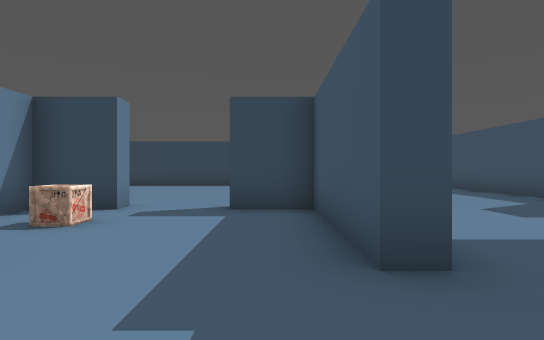
view 1 (above)

16 first-person views from a walk through a 3-D level made in the Unity game engine. The camera is 1.4 m above the floor, looks level and sees 80° across. Doors are open. The floor is counted in squares, 2 m on a side. Each view is taken from the middle of a square. On the plan, view 1 faces up. The plan holds only what a view shows up to about 10 squares ahead; the rest is blank. The place goes on beyond the plan. Some animated figures are left out.

view 2
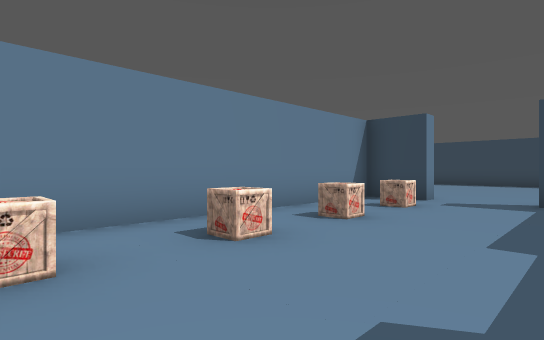

view 3
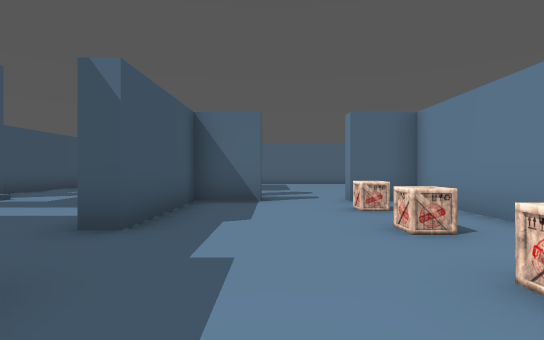

view 4
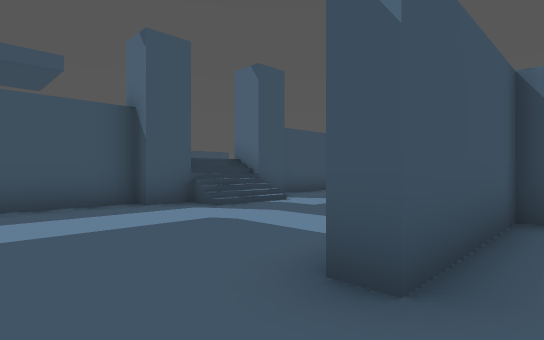

view 5
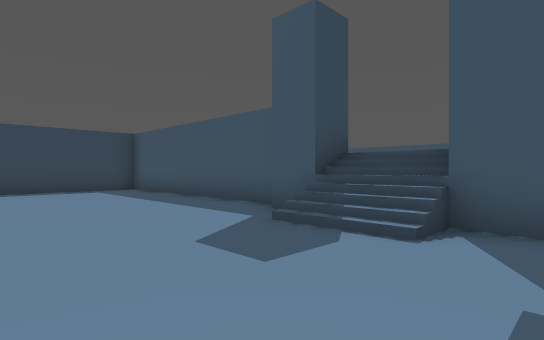

view 6
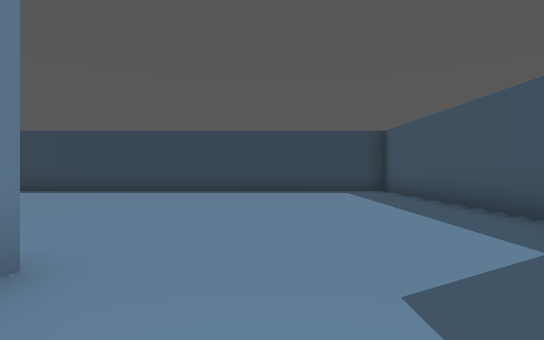

view 7
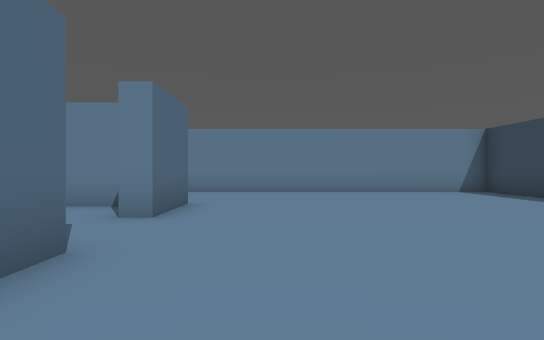

view 8
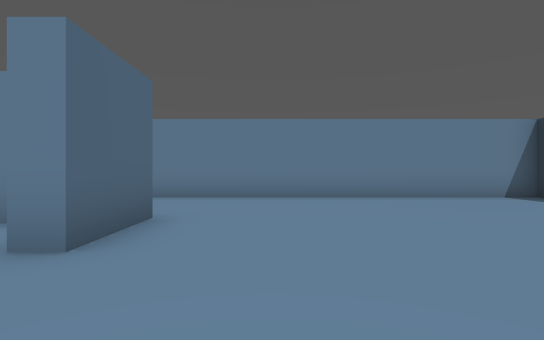

view 9
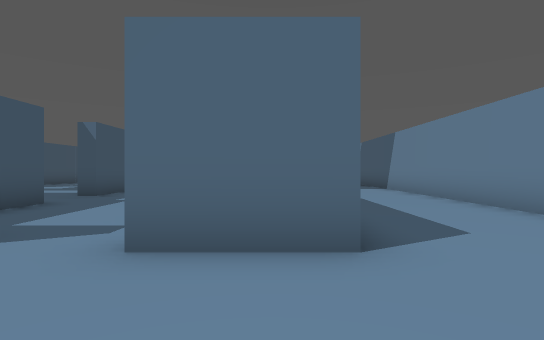

view 10
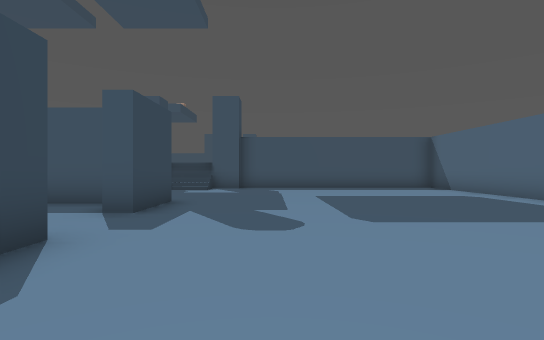

view 11
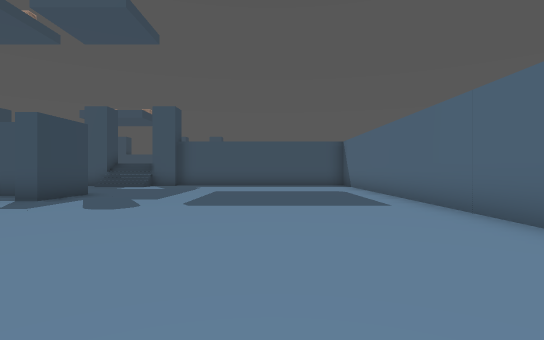

view 12
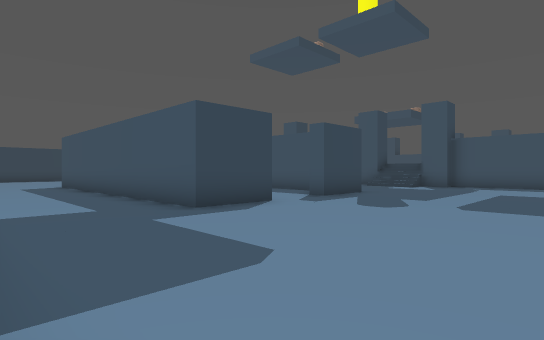

view 13
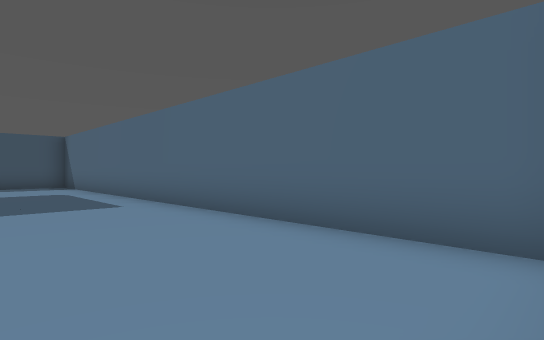

view 14
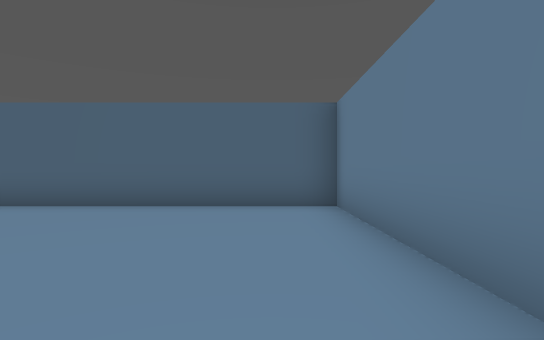

view 15
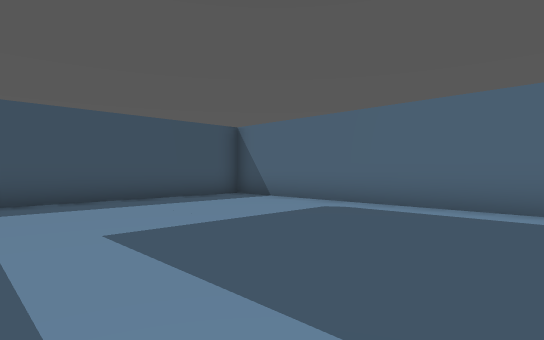

view 16
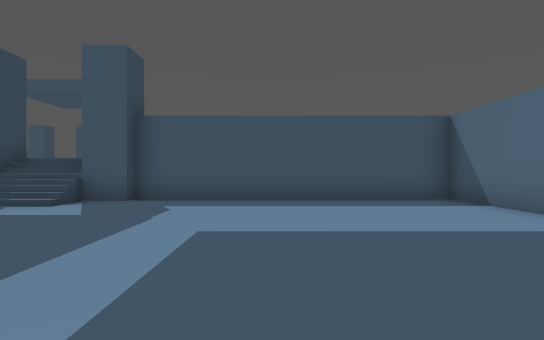

### Floor plan
Points are (right, up) in squares from view 1. A wall is a line through its corners. A room is listed if a view was taken in it or the views show most of it. See-through windows are left out.
Room 1 (views 1, 2, 3, 4)
walls: (1.2, 2.2) (0.7, 2.2) (0.7, 5.8) (-0.8, 5.8); (-0.7, -3.8) (-0.7, -3.3) (0.7, -3.3) (0.7, 0.2) (1.2, 0.2); (-2.7, 6.3) (-2.7, 5.8) (-4.2, 5.8) (-4.2, -3.3) (-2.7, -3.3)
ways out: opening at (-1.5, -3) to room 2; opening at (-1.5, 6) to room 2; opening at (1, 1.5) to room 2
objects: crate (-3, -2); crate (-3, 0); crate (-3, 2); crate (-3, 4)
Room 2 (views 5, 6, 7, 8, 9, 10, 11, 12, 13, 14, 15, 16)
walls: (1.2, -3.8) (-0.7, -3.8); (6.3, 3.4) (6.3, 4.2); (7.2, -1.8) (6.3, -1.8) (6.3, -0.8) (6.7, -0.8) (6.7, 1.5); (-0.8, 6.3) (0, 6.3); (-2.7, -3.3) (-2.7, -3.8) (-4.7, -3.8) (-4.7, 1.9); (7.4, 6.2) (6.3, 6.2) (6.3, 7.2); (6.7, 7.8) (6.7, 14); (-4.9, 6.3) (-2.7, 6.3); (-8.3, -7.4) (-8.3, -12.3) (6.7, -12.3) (6.7, -4.8) (6.3, -4.8) (6.3, -3.8) (7.2, -3.8); (4.5, 14.8) (3, 14.8); (-6, 14.8) (-8.3, 14.8) (-8.3, -1)
low walls: (7, 5.9) (7, 6.4)
ways out: opening at (-1.5, -3) to room 1; opening at (-1.5, 6) to room 1; opening at (1, 1.5) to room 1; open door at (7.5, -2.5); open door at (7.5, 5.5)

Where each view was taken, in squares from view 1:
view 1: 0 up, 0 right, facing up
view 2: 2 down, 0 right, facing up-left
view 3: 4 up, 1 left, facing down
view 4: 2 up, 0 right, facing down-right
view 5: 3 up, 2 right, facing up-right
view 6: 4 up, 3 right, facing up
view 7: 8 up, 2 right, facing left
view 8: 8 up, 0 right, facing left
view 9: 9 up, 4 left, facing down
view 10: 6 down, 6 left, facing right
view 11: 9 down, 8 left, facing right
view 12: 9 down, 8 left, facing up-right
view 13: 9 down, 8 left, facing down-right
view 14: 6 down, 7 left, facing down
view 15: 6 down, 1 left, facing down-right
view 16: 8 down, 1 left, facing right
